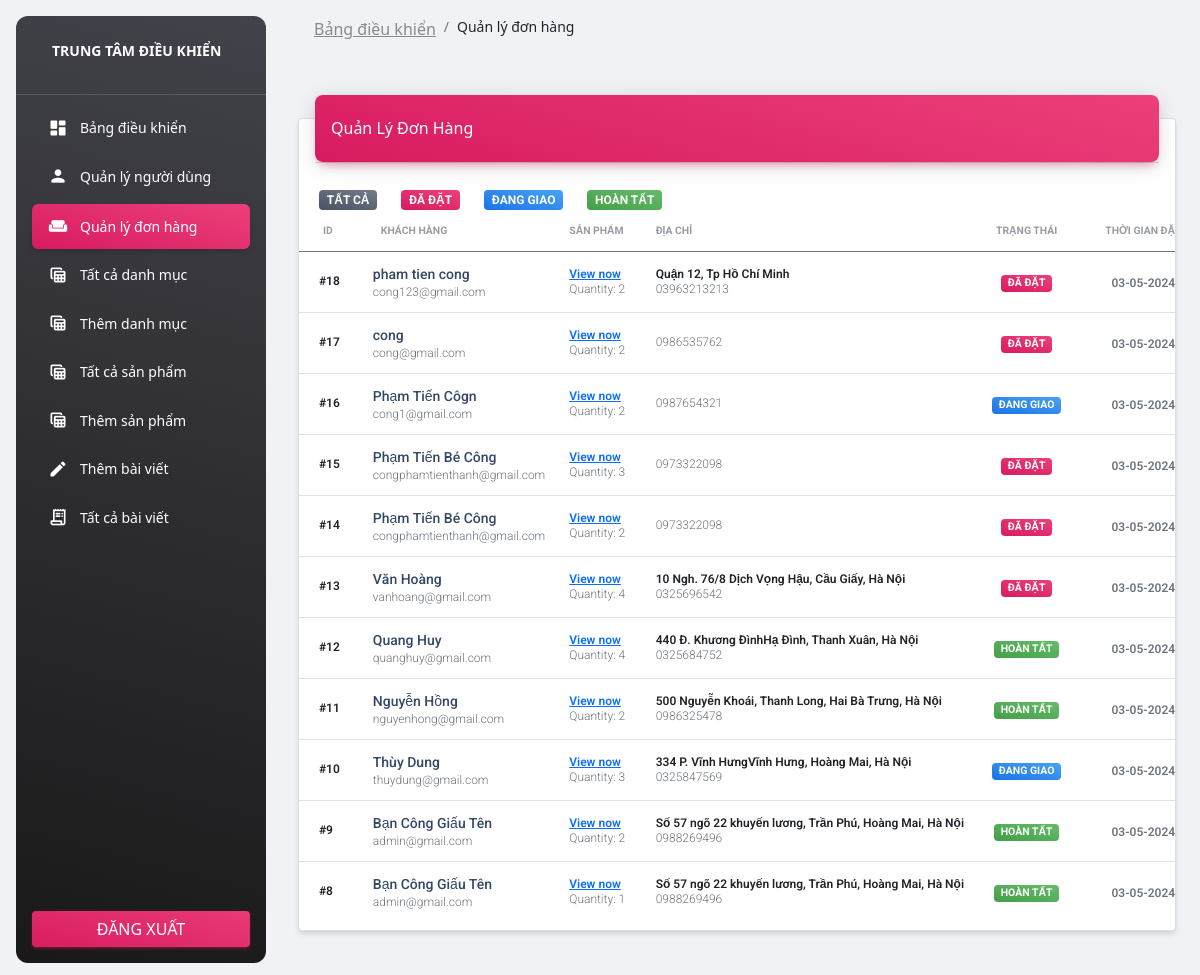
Page /admin/order.php (signed in) on the committed database.
### tables this page shows
CREATE TABLE `orders` (
  `id` bigint(20) NOT NULL,
  `user_id` int(11) NOT NULL,
  `status` int(11) NOT NULL DEFAULT '2',
  `created_at` timestamp NOT NULL DEFAULT CURRENT_TIMESTAMP,
  `addtional` varchar(500) NOT NULL DEFAULT 'Ghi chú đặt hàng, ví dụ, thời gian hoặc địa điểm giao hàng chi tiết hơn.',
  `payment` int(11) NOT NULL DEFAULT '1'
);

CREATE TABLE `users` (
  `id` int(11) NOT NULL,
  `name` varchar(191) NOT NULL,
  `email` varchar(191) NOT NULL,
  `phone` varchar(15) NOT NULL,
  `address` varchar(191) DEFAULT NULL,
  `password` varchar(191) NOT NULL,
  `role_as` tinyint(4) NOT NULL DEFAULT '0',
  `creat_at` timestamp NOT NULL DEFAULT CURRENT_TIMESTAMP
);

### functions/myfunctions.php (called while the page is built, shortened)
<?php
include("../config/dbcon.php");
function getAllOrder($type = -1){
    global $conn;
    $getStatus = "1,2,3,4";
    $query =    "SELECT `orders`.*,COUNT(`order_detail`.`id`) as`quantity`,
                `users`.`name`,`users`.`email`,`users`.`phone`,`users`.`address` FROM`orders`
                JOIN `users` ON `orders`.`user_id` = `users`.`id`
                LEFT JOIN `order_detail` ON `order_detail`.`order_id` = `orders`.`id`
                WHERE`orders`.`status` IN($getStatus)
                GROUP BY `orders`.`id`
                ORDER BY `orders`.`id` DESC";
    return $query_run= mysqli_query($conn, $query);
}
?>

### admin/order.php (the view, shortened to what this page needs)
<?php
include("../admin/includes/header.php");
$type = -1;
$orders = getAllOrder($type);
?>
<body>
    <div class="container-fluid">
        <div class="row">
            <div class="col-12">
                <div class="card my-4">
                    <div class="card-header p-0 position-relative mt-n4 mx-3 z-index-2">
                        <div class="bg-gradient-primary shadow-primary border-radius-lg pt-4 pb-3">
                            <h6 class="text-white text-capitalize ps-3">Quản lý đơn hàng </h6>
                        </div>
                    </div>
                    <div class="card-body px-0 pb-2">
                        <div class="table-responsive p-0">
                            <a href='./order.php' style="margin-left: 20px"><span class="badge badge-sm bg-gradient-secondary">Tất cả</span></a>
                            <a href='./order.php?type=2' style="margin-left: 20px"><span class="badge badge-sm bg-gradient-primary">Đã đặt</span></a>
                            <a href='./order.php?type=3' style="margin-left: 20px"><span class='badge badge-sm bg-gradient-info'>Đang giao</span></a>
                            <a href='./order.php?type=4' style="margin-left: 20px"><span class="badge badge-sm bg-gradient-success">Hoàn tất</span></a>
                            <table class="table align-items-center mb-0">
                                <thead>
                                    <tr>
                                        <th class="text-uppercase text-secondary text-xxs font-weight-bolder opacity-7">ID</th>
                                        <th class="text-uppercase text-secondary text-xxs font-weight-bolder opacity-7">Khách hàng</th>
                                        <th class="text-uppercase text-secondary text-xxs font-weight-bolder opacity-7 ps-2">Sản phẩm</th>
                                        <th class="text-uppercase text-secondary text-xxs font-weight-bolder opacity-7 ps-2">Địa chỉ </th>
                                        <th class="text-center text-uppercase text-secondary text-xxs font-weight-bolder opacity-7">Trạng thái</th>
                                        <th class="text-center text-uppercase text-secondary text-xxs font-weight-bolder opacity-7">Thời gian đặt </th>
                                    </tr>
                                </thead>
                                <tbody>
                                <?php
                                foreach($orders as $order)
                                {
                                ?>
                                    <tr>
                                        <td>
                                            <p class="text-xs font-weight-bold mb-0">&nbsp &nbsp #<?= $order['id'] ?></p>
                                        </td>
                                        <td>
                                            <div class="d-flex px-2 py-1">
                                                <div class="d-flex flex-column justify-content-center">
                                                    <h6 class="mb-0 text-sm"><?= $order['name'] ?></h6>
                                                    <p class="text-xs text-secondary mb-0"><?= $order['email'] ?></p>
                                                </div>
                                            </div>
                                        </td>
                                        <td>
                                            <p class="text-xs font-weight-bold mb-0">
                                                <a href="./order-detail.php?id_order=<?= $order['id'] ?>">View now</a>
                                            </p>
                                            <p class="text-xs text-secondary mb-0">Quantity: <?= $order['quantity'] ?></p>
                                        </td>
                                        <td>
                                            <p class="text-xs font-weight-bold mb-0"><?= $order['address'] ?></p>
                                            <p class="text-xs text-secondary mb-0"><?= $order['phone'] ?></p>
                                        </td>
                                        <td class="align-middle text-center text-sm">
                                            <?php
                                                if ($order['status'] == 2){
                                                    echo '<span class="badge badge-sm bg-gradient-primary">Đã đặt</span>';
                                                }else if ($order['status'] == 3){
                                                    echo '<span class="badge badge-sm bg-gradient-info">Đang giao</span>';
                                                }else if ($order['status'] == 4){
                                                    echo '<span class="badge badge-sm bg-gradient-success">Hoàn tất</span>';
                                                }
                                            ?>
                                        </td>
                                        <td class="align-middle text-center">
                                            <span class="text-secondary text-xs font-weight-bold">
                                                <?= date('d-m-Y', strtotime($order['created_at'])); ?>
                                            </span>
                                        </td>
                                    </tr>
                                <?php
                                }
                                ?>
                                </tbody>
                            </table>
                        </div>
                    </div>
                </div>
            </div>
        </div>
    </div>
</body>

### rows in the picture
orders: id "18", user.name "pham tien cong", user.email "cong123@gmail.com", quantity "2", user.address "Quận 12, Tp Hồ Chí Minh", user.phone "03963213213", status "ĐÃ ĐẶT", created_at "03-05-2024"
orders: id "17", user.name "cong", user.email "cong@gmail.com", quantity "2", user.phone "0986535762", status "ĐÃ ĐẶT", created_at "03-05-2024"
orders: id "16", user.name "Phạm Tiến Côgn", user.email "cong1@gmail.com", quantity "2", user.phone "0987654321", status "ĐANG GIAO", created_at "03-05-2024"
orders: id "15", user.name "Phạm Tiến Bé Công", user.email "congphamtienthanh@gmail.com", quantity "3", user.phone "0973322098", status "ĐÃ ĐẶT", created_at "03-05-2024"
orders: id "14", user.name "Phạm Tiến Bé Công", user.email "congphamtienthanh@gmail.com", quantity "2", user.phone "0973322098", status "ĐÃ ĐẶT", created_at "03-05-2024"
orders: id "13", user.name "Văn Hoàng", user.email "vanhoang@gmail.com", quantity "4", user.address "10 Ngh. 76/8 Dịch Vọng Hậu, Cầu Giấy, Hà Nội", user.phone "0325696542", status "ĐÃ ĐẶT", created_at "03-05-2024"
orders: id "12", user.name "Quang Huy", user.email "quanghuy@gmail.com", quantity "4", user.address "440 Đ. Khương ĐìnhHạ Đình, Thanh Xuân, Hà Nội", user.phone "0325684752", status "HOÀN TẤT", created_at "03-05-2024"
orders: id "11", user.name "Nguyễn Hồng", user.email "nguyenhong@gmail.com", quantity "2", user.address "500 Nguyễn Khoái, Thanh Long, Hai Bà Trưng, Hà Nội", user.phone "0986325478", status "HOÀN TẤT", created_at "03-05-2024"
orders: id "10", user.name "Thùy Dung", user.email "thuydung@gmail.com", quantity "3", user.address "334 P. Vĩnh HưngVĩnh Hưng, Hoàng Mai, Hà Nội", user.phone "0325847569", status "ĐANG GIAO", created_at "03-05-2024"
orders: id "9", user.name "Bạn Công Giấu Tên", user.email "admin@gmail.com", quantity "2", user.address "Số 57 ngõ 22 khuyến lương, Trần Phú, Hoàng Mai, Hà Nội", user.phone "0988269496", status "HOÀN TẤT", created_at "03-05-2024"
orders: id "8", user.name "Bạn Công Giấu Tên", user.email "admin@gmail.com", quantity "1", user.address "Số 57 ngõ 22 khuyến lương, Trần Phú, Hoàng Mai, Hà Nội", user.phone "0988269496", status "HOÀN TẤT", created_at "03-05-2024"
